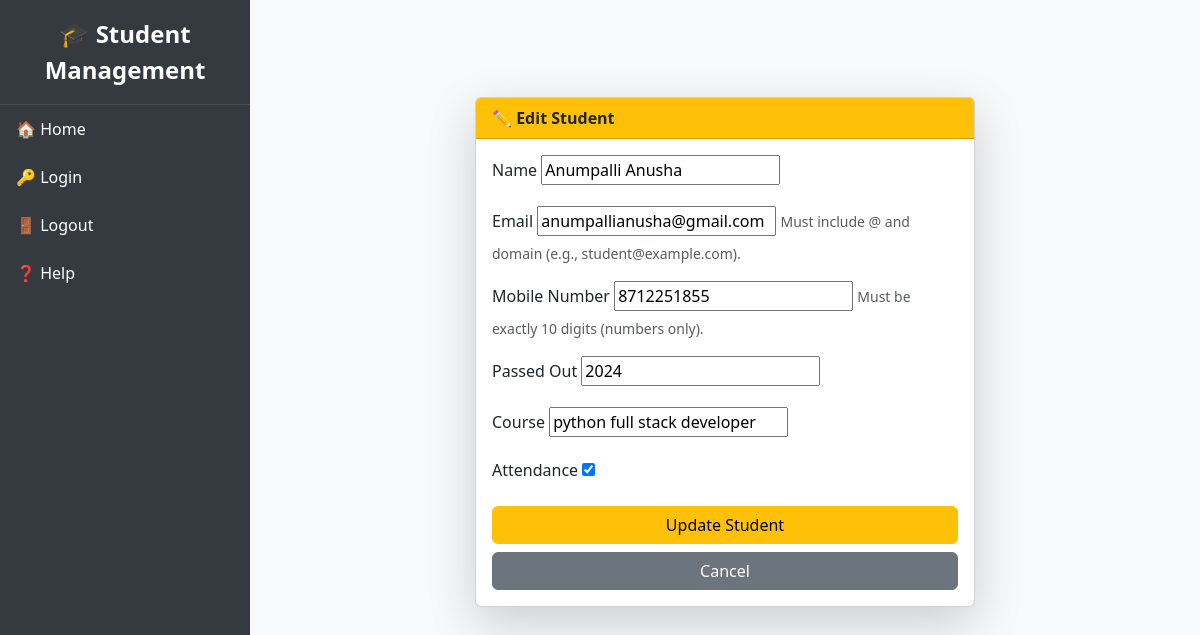
The app's page /edit/1/ (signed in) with its own data.
### students/models.py (models this page shows, shortened)
class Student(models.Model):
    name = models.CharField(max_length=100)
    email = models.EmailField(unique=True)
    mobile = models.CharField(max_length=15)
    passed_out = models.IntegerField()
    course = models.CharField(max_length=100)
    is_present = models.BooleanField(default=False)

### students/views.py (the view)
# urls.py: path('edit/<int:id>/', views.edit_student, name='edit_student'),
@login_required
def edit_student(request, id):
    student = get_object_or_404(Student, id=id)
    if request.method == "POST":
        form = StudentForm(request.POST, instance=student)
        if form.is_valid():
            form.save()
            messages.success(request, "✅ Student updated successfully!")
            return redirect("home")
    else:
        form = StudentForm(instance=student)
    return render(request, "students/edit_student.html", {"form": form})

### students/forms.py
class StudentForm(forms.ModelForm):
    class Meta:
        model = Student
        fields = ['name', 'email', 'mobile', 'passed_out', 'course', 'is_present']

### students/templates/students/edit_student.html (shortened to what this page needs)
{% extends 'students/base.html' %}
{% block content %}
<div class="d-flex justify-content-center align-items-center" style="min-height: 80vh;">
  <div class="card shadow-lg" style="width: 500px;">
    <div class="card-header bg-warning text-dark fw-bold">
      ✏️ Edit Student
    </div>
    <div class="card-body">
      <form method="post">
        <div class="mb-3">
          <label class="form-label">Name</label>
          {{ form.name }}
        </div>
        <div class="mb-3">
          <label class="form-label">Email</label>
          {{ form.email }}
          <small class="form-text text-muted">
            Must include @ and domain (e.g., student@example.com).
          </small>
        </div>
        <div class="mb-3">
          <label class="form-label">Mobile Number</label>
          {{ form.mobile }}
          <small class="form-text text-muted">
            Must be exactly 10 digits (numbers only).
          </small>
        </div>
        <div class="mb-3">
          <label class="form-label">Passed Out</label>
          {{ form.passed_out }}
        </div>
        <div class="mb-3">
          <label class="form-label">Course</label>
          {{ form.course }}
        </div>
        <div class="mb-3">
          <label class="form-label">Attendance</label>
          {{ form.is_present }}
        </div>
        <button type="submit" class="btn btn-warning w-100">Update Student</button>
        <a href="{% url 'home' %}" class="btn btn-secondary w-100 mt-2">Cancel</a>
      </form>
    </div>
  </div>
</div>
{% endblock %}

### students/templates/students/base.html (style rules this page uses)
body { display: flex; min-height: 100vh; margin: 0; }

### records on screen
Student: name "Anumpalli Anusha", email "anumpallianusha@gmail.com", mobile "8712251855", passed_out "2024", course "python full stack developer", is_present "☑"
